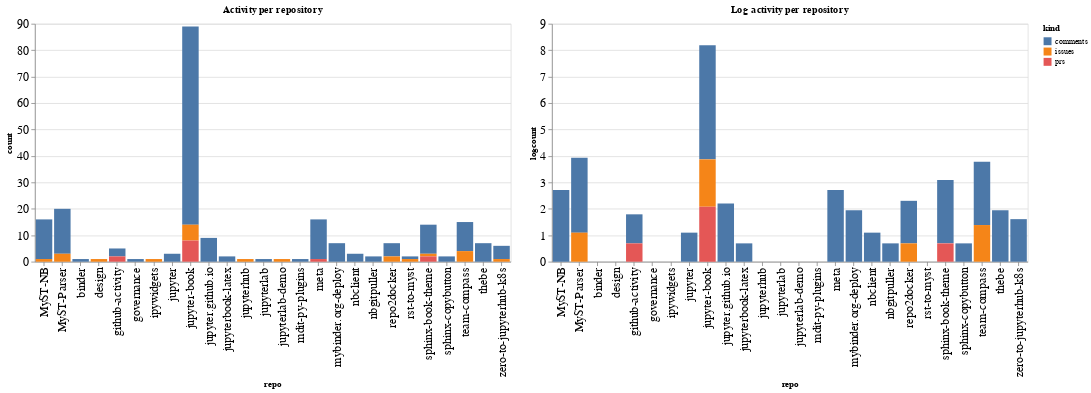

Notebook code cell kept with this figure:
### Code cell
ch1 = alt.Chart(repo_summaries, width=600, title="Activity per repository").mark_bar().encode(
    x='repo',
    y='count',
    color='kind',
    tooltip="kind"
)

ch2 = alt.Chart(repo_summaries, width=600, title="Log activity per repository").mark_bar().encode(
    x='repo',
    y='logcount',
    color='kind',
    tooltip="kind"
)

ch1 | ch2

### Figure 1 — Vega-Lite specification as saved in the notebook (floating-point values rounded to 4 significant figures)
{"config": {"axisLeft": {"labelFontSize": 15}, "axisBottom": {"labelFontSize": 15}}, "hconcat": [{"mark": "bar", "encoding": {"color": {"type": "nominal", "field": "kind"}, "tooltip": {"type": "nominal", "field": "kind"}, "x": {"type": "nominal", "field": "repo"}, "y": {"type": "quantitative", "field": "count"}}, "title": "Activity per repository", "width": 600}, {"mark": "bar", "encoding": {"color": {"type": "nominal", "field": "kind"}, "tooltip": {"type": "nominal", "field": "kind"}, "x": {"type": "nominal", "field": "repo"}, "y": {"type": "quantitative", "field": "logcount"}}, "title": "Log activity per repository", "width": 600}], "data": {"name": "data-74a29c2c2fe54884e75f767560a282bb"}, "$schema": "https://vega.github.io/schema/vega-lite/v4.8.1.json", "datasets": {"data-74a29c2c2fe54884e75f767560a282bb": [{"repo": "MyST-NB", "kind": "comments", "count": 15, "logcount": 2.708}, {"repo": "MyST-NB", "kind": "issues", "count": 1, "logcount": 0.0}, {"repo": "MyST-Parser", "kind": "comments", "count": 17, "logcount": 2.833}, {"repo": "MyST-Parser", "kind": "issues", "count": 3, "logcount": 1.099}, {"repo": "binder", "kind": "comments", "count": 1, "logcount": 0.0}, {"repo": "design", "kind": "issues", "count": 1, "logcount": 0.0}, {"repo": "github-activity", "kind": "comments", "count": 3, "logcount": 1.099}, {"repo": "github-activity", "kind": "prs", "count": 2, "logcount": 0.6931}, {"repo": "governance", "kind": "comments", "count": 1, "logcount": 0.0}, {"repo": "ipywidgets", "kind": "issues", "count": 1, "logcount": 0.0}, {"repo": "jupyter", "kind": "comments", "count": 3, "logcount": 1.099}, {"repo": "jupyter-book", "kind": "comments", "count": 75, "logcount": 4.317}, {"repo": "jupyter-book", "kind": "issues", "count": 6, "logcount": 1.792}, {"repo": "jupyter-book", "kind": "prs", "count": 8, "logcount": 2.079}, {"repo": "jupyter.github.io", "kind": "comments", "count": 9, "logcount": 2.197}, {"repo": "jupyterbook-latex", "kind": "comments", "count": 2, "logcount": 0.6931}, {"repo": "jupyterhub", "kind": "issues", "count": 1, "logcount": 0.0}, {"repo": "jupyterlab", "kind": "comments", "count": 1, "logcount": 0.0}, {"repo": "jupyterlab-demo", "kind": "issues", "count": 1, "logcount": 0.0}, {"repo": "mdit-py-plugins", "kind": "comments", "count": 1, "logcount": 0.0}, {"repo": "meta", "kind": "comments", "count": 15, "logcount": 2.708}, {"repo": "meta", "kind": "prs", "count": 1, "logcount": 0.0}, {"repo": "mybinder.org-deploy", "kind": "comments", "count": 7, "logcount": 1.946}, {"repo": "nbclient", "kind": "comments", "count": 3, "logcount": 1.099}, {"repo": "nbgitpuller", "kind": "comments", "count": 2, "logcount": 0.6931}, {"repo": "repo2docker", "kind": "comments", "count": 5, "logcount": 1.609}, {"repo": "repo2docker", "kind": "issues", "count": 2, "logcount": 0.6931}, {"repo": "rst-to-myst", "kind": "comments", "count": 1, "logcount": 0.0}, {"repo": "rst-to-myst", "kind": "issues", "count": 1, "logcount": 0.0}, {"repo": "sphinx-book-theme", "kind": "comments", "count": 11, "logcount": 2.398}, {"repo": "sphinx-book-theme", "kind": "issues", "count": 1, "logcount": 0.0}, {"repo": "sphinx-book-theme", "kind": "prs", "count": 2, "logcount": 0.6931}, {"repo": "sphinx-copybutton", "kind": "comments", "count": 2, "logcount": 0.6931}, {"repo": "team-compass", "kind": "comments", "count": 11, "logcount": 2.398}, {"repo": "team-compass", "kind": "issues", "count": 4, "logcount": 1.386}, {"repo": "thebe", "kind": "comments", "count": 7, "logcount": 1.946}, {"repo": "zero-to-jupyterhub-k8s", "kind": "comments", "count": 5, "logcount": 1.609}, {"repo": "zero-to-jupyterhub-k8s", "kind": "issues", "count": 1, "logcount": 0.0}]}}
